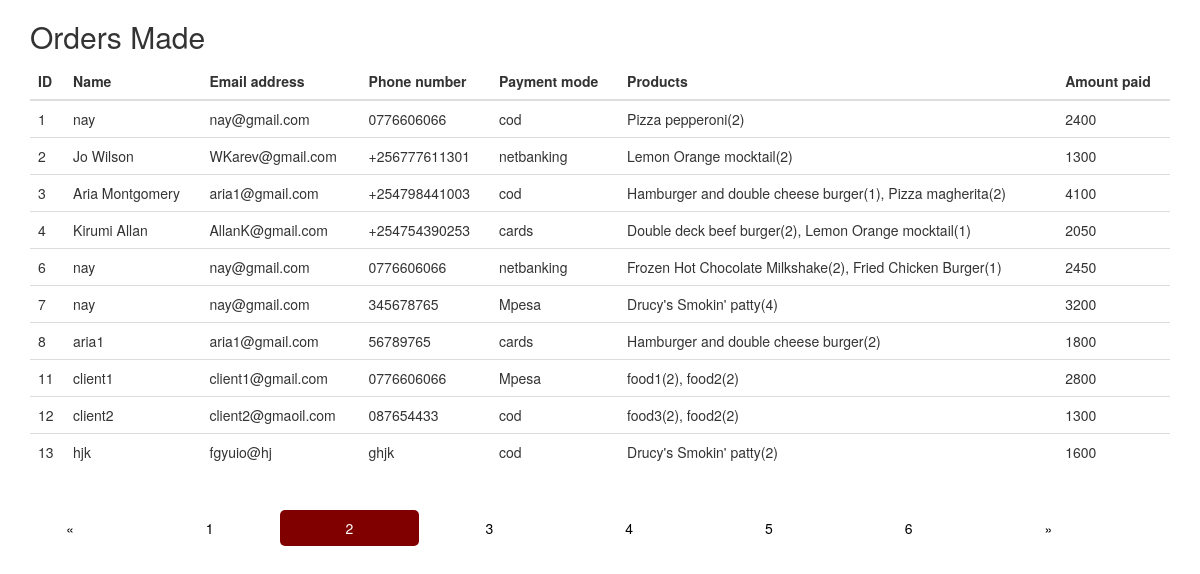
Page /ViewOrders.php on the committed database.
### tables this page shows
CREATE TABLE `orders` (
  `id` int(11) NOT NULL,
  `chooseusername` varchar(100) NOT NULL,
  `email` varchar(100) NOT NULL,
  `phone` varchar(20) NOT NULL,
  `address` varchar(255) NOT NULL,
  `pmode` varchar(50) NOT NULL,
  `products` varchar(255) NOT NULL,
  `amount_paid` varchar(100) NOT NULL
);

### ViewOrders.php (the view, shortened to what this page needs)
<?php
include "config.php";
$sql = "SELECT * FROM orders";
$result = $conn->query($sql);
?>
<!DOCTYPE html>
<html>
<head>
<link rel="stylesheet" href="https://maxcdn.bootstrapcdn.com/bootstrap/3.4.0/css/bootstrap.min.css">
</head>
<body>
      <div class="container">
            <h2>Orders Made</h2>
<table class="table">
      <thead>
            <tr>
            <th>ID</th>
            <th>Name</th>
            <th>Email address</th>
            <th>Phone number</th>
            <th>Payment mode</th>
            <th>Products</th>
            <th>Amount paid</th>
      </tr>
      </thead>
      <tbody>
            <?php
                  if ($result->num_rows > 0) {
                        while ($row = $result->fetch_assoc()) {
            ?>
                              <tr>
                              <td><?php echo $row['id']; ?></td>
                              <td><?php echo $row['chooseusername']; ?></td>
                              <td><?php echo $row['email']; ?></td>
                              <td><?php echo $row['phone']; ?></td>
                              <td><?php echo $row['pmode']; ?></td>
                              <td><?php echo $row['products']; ?></td>
                              <td><?php echo $row['amount_paid']; ?></td>
                              </tr>
            <?php       }
                  }
            ?>
      </tbody>
</table>
      </div>
<div class="pagination">
  <a href="#">&laquo;</a>
  <a href="#">1</a>
  <a href="#" class="active">2</a>
  <a href="#">3</a>
  <a href="#">4</a>
  <a href="#">5</a>
  <a href="#">6</a>
  <a href="#">&raquo;</a>
</div>
</body>
</html>

### ViewOrders.php (style rules this page uses)
.pagination { display: inline-block; }
.pagination a { color: black; float: left; padding: 8px 66px; text-decoration: none; }
.pagination a.active { background-color: maroon; color: white; border-radius: 5px; }

### rows in the picture
orders: id "1", chooseusername "nay", email "nay@gmail.com", phone "0776606066", pmode "cod", products "Pizza pepperoni(2)", amount_paid "2400"
orders: id "2", chooseusername "Jo Wilson", email "WKarev@gmail.com", phone "+256777611301", pmode "netbanking", products "Lemon Orange mocktail(2)", amount_paid "1300"
orders: id "3", chooseusername "Aria Montgomery", email "aria1@gmail.com", phone "+254798441003", pmode "cod", products "Hamburger and double cheese burger(1), Pizza magherita(2)", amount_paid "4100"
orders: id "4", chooseusername "Kirumi Allan", email "AllanK@gmail.com", phone "+254754390253", pmode "cards", products "Double deck beef burger(2), Lemon Orange mocktail(1)", amount_paid "2050"
orders: id "6", chooseusername "nay", email "nay@gmail.com", phone "0776606066", pmode "netbanking", products "Frozen Hot Chocolate Milkshake(2), Fried Chicken Burger(1)", amount_paid "2450"
orders: id "7", chooseusername "nay", email "nay@gmail.com", phone "345678765", pmode "Mpesa", products "Drucy's Smokin' patty(4)", amount_paid "3200"
orders: id "8", chooseusername "aria1", email "aria1@gmail.com", phone "56789765", pmode "cards", products "Hamburger and double cheese burger(2)", amount_paid "1800"
orders: id "11", chooseusername "client1", email "client1@gmail.com", phone "0776606066", pmode "Mpesa", products "food1(2), food2(2)", amount_paid "2800"
orders: id "12", chooseusername "client2", email "client2@gmaoil.com", phone "087654433", pmode "cod", products "food3(2), food2(2)", amount_paid "1300"
orders: id "13", chooseusername "hjk", email "fgyuio@hj", phone "ghjk", pmode "cod", products "Drucy's Smokin' patty(2)", amount_paid "1600"
